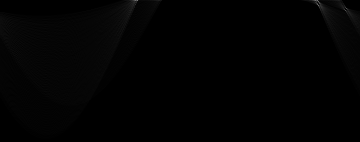
#> input picture lines matrix.png, 360 x 142 px
$ python main.py 'lines matrix.png' out.png
#> lines starting #> are read from the running program, lines starting #| are printed output that depends on the picture; after the words box and inside, x2 and y2 are one past the last pixel; in counts of white or black regions, pixels touching at a corner belong together
import cv2
import numpy as np
import argparse as arg

lines_counter = 0
circles_counter = 0

def get_new_representation(x_0, y_0, x_1, y_1):
    # returning tuple (r, theta) as relevant values for 2 points.
    # assumes (x_0, y_0) != (x_1, y_1)
    if x_0 == x_1:
        return x_0, 0

    elif y_0 == y_1:
        return y_0, 90

    else:
        m_1 = (y_0 - y_1) / (x_0 - x_1)
        m_2 = -1 / m_1

        theta = int(np.degrees(np.arctan(m_2))) % 360

        x_sol = (x_0*m_1 - y_0) / (m_1 - m_2)
        y_sol = x_sol * m_2

        r = int(np.sqrt((x_sol ** 2 + y_sol ** 2)))

        return r, theta


def get_point_lines(x_0, y_0):
    for x_1 in range(len(R_img)):
        for y_1 in range(len(R_img[0])):
            if R_img[x_1, y_1] == 255 and (x_0, y_0) != (x_1, y_1):
                r, theta = get_new_representation(x_0, y_0, x_1, y_1)
                lines_matrix[r, theta] += 1


                # [27 lines of commented-out code are left out]


def draw_line_by_x(m, c, img):
    (x_start, x_end, y_start, y_end) = -1, -1, -1, -1
    for x in range(len(img) - 1, -1, -1):
        y = np.round(m * x + c)

        if y != np.NaN and 0 <= y < len(img[0]) and is_near_point(int(x), int(y)):
            x_end = x
            y_end = int(y)
            break

    for x in range(0, x_end):
        y = np.round(m * x + c)

        if y != np.NaN and 0 <= y < len(img[0]):
            if is_near_point(int(x), int(y)) or x_start != -1:
                img[x, int(y)] = 255
                if x_start == -1:
                    x_start = x
                    y_start = int(y)

    if x_start != -1:
        output.write(f'{x_start} {y_start} {x_end} {y_end}\n')


def draw_line_by_y(m, c, img):
    (x_start, x_end, y_start, y_end) = -1, -1, -1, -1
    for y in range(len(img[0]) - 1, -1, -1):
        x = -np.round((c - y) / m)

        if x != np.NaN and 0 <= x < len(img) and is_near_point(int(x), int(y)):
            x_end = int(x)
            y_end = y
            img[x_end, y_end] = 255
            break

    for y in range(0, y_end):
        x = -np.round((c - y) / m)

        if x != np.NaN and 0 <= x < len(img):
            if is_near_point(int(x), int(y)) or y_start != -1:
                img[int(x), y] = 255
                if y_start == -1:
                    x_start = int(x)
                    y_start = y
    if y_start != -1:
        output.write(f'{x_start} {y_start} {x_end} {y_end}\n')

def is_near_point(x, y):
    for _i in range(x-1, x+2):
        for _j in range(y-1, y+2):
            if 0 <= _i < len(R_img) and 0 <= _j < len(R_img[0]) and R_img[_i, _j] == 255:
                return True
    return False


def draw_line(r, theta, img):
    if theta == 0 or theta == 180:
        (x_start, x_end, y_start, y_end) = -1, -1, -1, -1
        for y in range(len(img[0]) - 1, -1, -1):
            x = r

            if x != np.NaN and 0 <= x < len(img) and is_near_point(int(x), int(y)):
                x_end = int(x)
                y_end = y
                img[x_end, y_end] = 255
                break

        for y in range(0, y_end):
            x = r

            if x != np.NaN and 0 <= x < len(img):
                if is_near_point(int(x), int(y)) or y_start != -1:
                    img[int(x), y] = 255
                    if y_start == -1:
                        x_start = int(x)
                        y_start = y
        if y_start != -1:
            output.write(f'{x_start} {y_start} {x_end} {y_end}\n')

    elif theta == 90 or theta == 270:
        (x_start, x_end, y_start, y_end) = -1, -1, -1, -1
        for x in range(len(img) - 1, -1, -1):
            y = r

            if y != np.NaN and 0 <= y < len(img[0]) and is_near_point(int(x), int(y)):
                x_end = x
                y_end = y
                img[x_end, y_end] = 255
                break

        for x in range(0, x_end):
            y = r

            if y != np.NaN and 0 <= x < len(img):
                if is_near_point(int(x), int(y)) or x_start != -1:
                    img[int(x), y] = 255
                    if x_start == -1:
                        x_start = x
                        y_start = int(y)
        if x_start != -1:
            output.write(f'{x_start} {y_start} {x_end} {y_end}\n')

    else:
        theta_rad = np.radians(theta)
        denominator = np.sin(theta_rad)

        if denominator == 0:
            print('yo')

        m = -(np.cos(theta_rad) / denominator)
        c = r / denominator

        draw_line_by_x(m, c, img)
        draw_line_by_y(m, c, img)


def clear_max_area(x, y):
    for _i in range(x - 1, x + 2):
        for _j in range(y - 1, y + 2):
            if 0 <= _i < len(lines_matrix) and 0 <= _j < len(lines_matrix[0]):
                lines_matrix[_i, _j] = 0
    # lines_matrix[x, y] = 0


if __name__ == '__main__':
    parser = arg.ArgumentParser()
    parser.add_argument('image', help='Source image file')
    parser.add_argument('output', help='Output file')

    args = parser.parse_args()
    img_path = args.image
    output_path = args.output

    img = cv2.cvtColor(cv2.imread(img_path), cv2.COLOR_BGR2GRAY)
#> img: shape (142, 360); min 0, max 119, mean 1.8
    R_img = cv2.Canny(img, 100, 200)
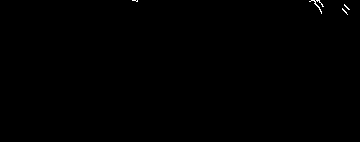
#> R_img: shape (142, 360); 0.14% white in thin lines or dots, all inside (x1, y1, x2, y2) = (132, 0, 350, 15)
    output = open(output_path, "w+")

    max_r = int(np.ceil(np.sqrt(np.power(len(img), 2) + np.power(len(img[0]), 2))))
#> max_r = 387
    lines_matrix = np.zeros((max_r, 360))
    lines_counter = 0

    cv2.imwrite('Response image.png', R_img)

    for i in range(len(R_img)):
        for j in range(len(R_img[0])):
            if R_img[i, j] == 255:
                get_point_lines(i, j)
#> this loop made 142 passes

    cv2.imwrite('lines matrix.png', lines_matrix)
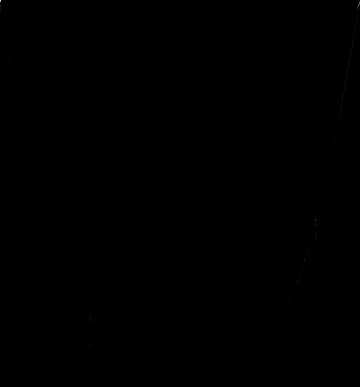
#> saved as lines matrix.png: shape (387, 360); min 0, max 244, mean 0

    threshold = lines_matrix.max() * 0.2

    local_max = np.max(lines_matrix)
    result = np.where(lines_matrix == local_max)
    max_index = list(zip(result[0], result[1]))[0]

    while local_max >= threshold:
        draw_line(max_index[0], max_index[1], img)
        print(f'r, theta = {max_index}\n')
        lines_matrix[max_index] = 0
        clear_max_area(max_index[0], max_index[1])

        lines_counter += 1
        local_max = np.max(lines_matrix)
        result = np.where(lines_matrix == local_max)
        max_index = list(zip(result[0], result[1]))[0]

    # [5 lines of commented-out code are left out]
    cv2.imwrite('pic_with_lines.png', img)
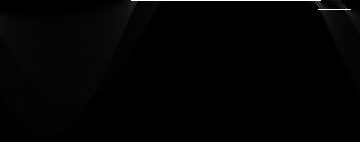
#> saved as pic_with_lines.png: shape (142, 360); min 0, max 255, mean 2.9
    output.close()
